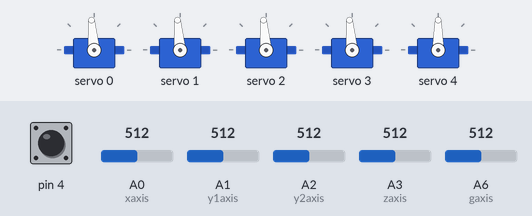
A sketch run on a simulated Arduino Nano, built with avr-gcc and run on an emulated ATmega328P. Parts: 5 × servo. The inputs (shaded band) are chosen by the test bench; at power-on: A0 (xaxis) = 512, A1 (y1axis) = 512, A2 (y2axis) = 512, pin 4 HIGH, A3 (zaxis) = 512, A6 (gaxis) = 512. What the sketch prints to the serial monitor is not drawn.

Above: at 1.7 s.
1.8 s: A0 (xaxis) set to 325
3.3 s: A0 (xaxis) set to 289
At 4.07 s:
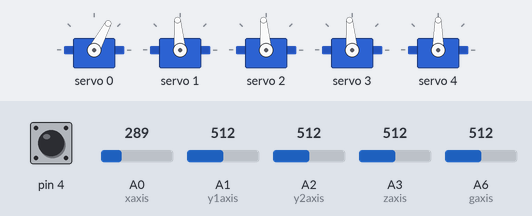
At 6.1 s:
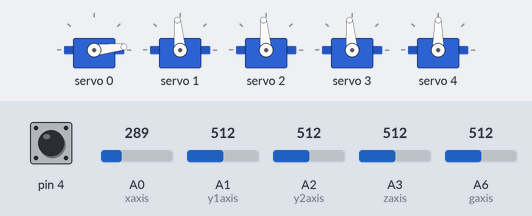
6.3 s: A1 (y1axis) set to 317
7.8 s: A1 (y1axis) set to 293
At 10.1 s:
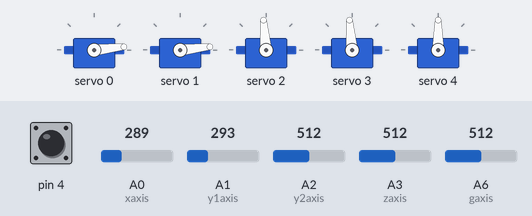
10.8 s: A2 (y2axis) set to 375
12.3 s: A2 (y2axis) set to 343
At 16.1 s:
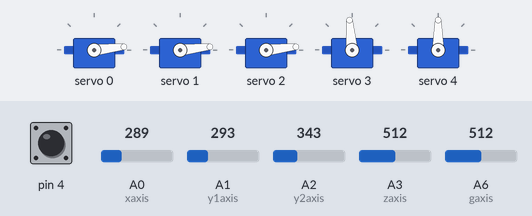
Timing chart, 0 to 16.3 s (numbered marks = the images above; inputs shaded):
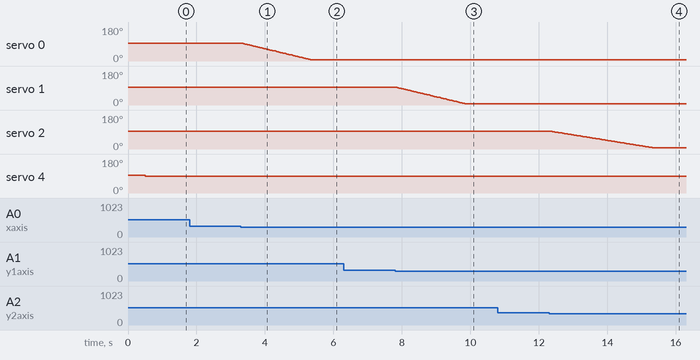

The sketch:

robotic_arm_v5.0.ino
```cpp
#include <Wire.h>
#include <Adafruit_PWMServoDriver.h>
#include <SoftwareSerial.h>
Adafruit_PWMServoDriver test = Adafruit_PWMServoDriver();
SoftwareSerial blue (2, 3);
#define xaxis A0
#define y1axis A1
#define y2axis A2
#define zaxis A3
#define gaxis A6
int x = 90;
int y1 = 90;
int y2 = 90;
int z = 90;
int g = 90;
int xraw = 375;
int y1raw = 375;
int y2raw = 375;
int zraw = 375;
int graw = 375;
int xmap = 90;
int y1map = 90;
int y2map = 90;
int zmap = 90;
int gmap = 90;
int xcount = 375;
int y1count = 375;
int y2count = 375;
int zcount = 375;
int gcount = 375;
void setup() {
  // put your setup code here, to run once:
  Serial.begin(9600);
  blue.begin(9600);
  test.begin();
  test.setPWMFreq(60);
  pinMode(xaxis, INPUT);
  pinMode(y1axis, INPUT);
  pinMode(y2axis, INPUT);
  pinMode(zaxis, INPUT);
  pinMode(gaxis, INPUT);
  pinMode(4, INPUT_PULLUP);
  resetmotor();
  delay(500);
}
void resetmotor()
{
  test.setPWM(0, 0, 375);
  test.setPWM(1, 0, 375);
  test.setPWM(2, 0, 375);
  test.setPWM(3, 0, 375);
  test.setPWM(4, 0, 375);
}
void loop() {
  int xin = map(analogRead(A0), 0, 1023, -10, 10);
  int y1in = map(analogRead(A1), 0, 1023, -10, 10);
  int y2in = map(analogRead(A2), 0, 1203, -10, 10);
  int zin = map(analogRead(A3), 0, 1023, 150, 600);
  int gin = map(analogRead(A6), 0, 1023, 200, 525);
  test.setPWM(4, 0, gin);
  delay(2);
  test.setPWM(3, 0, zin);
  delay(2);
  //Serial.println(xin);
  //Serial.println(y1in);
  //Serial.println(y2in);
  //Serial.println(zin);
  //Serial.println(gin);
  if (digitalRead(4) == LOW) resetmotor();
  if (xin >= 5)
  {
    Serial.println("X+");
    if (xcount < 600)
    {
      xcount++;
      test.setPWM(0, 0, xcount);
      delay(2);
    }
  }
  else if (xin <= -5)
  {
    Serial.println("X-");
    if (xcount > 150)
    {
      xcount--;
      test.setPWM(0, 0, xcount);
      delay(2);
    }
  }
  if (y1in >= 5)
  {
    Serial.println("Y+");
    if (y1count < 600)
    {
      y1count++;
      test.setPWM(1, 0, y1count);
      delay(2);
    }
  }
  else if (y1in <= -5)
  {
    Serial.println("Y-");
    if (y1count > 150)
    {
      y1count--;
      test.setPWM(1, 0, y1count);
      delay(2);
    }
  }

  if (y2in >= 5)
  {
    Serial.println("Y2+");
    if (y2count < 600)
    {
      y2count++;
      test.setPWM(2, 0, y2count);
      delay(2);
    }
  }
  else if (y2in <= -5)
  {
    Serial.println("Y2-");
     if (y2count > 150)
     {
        y2count--;
        test.setPWM(2, 0, y2count);
        delay(2);
     }
  }
  /*
  if (zin >= 5)
  {
    Serial.println("Z+");
    if (zcount < 600)
    {
      zcount++;
      test.setPWM(3, 0, zcount);
      delay(2);
    }
  }

  else if (zin <= -5)
  {
    Serial.println("Z-");
    if (zcount > 150)
    {
      zcount--;
      test.setPWM(3, 0, zcount);
      delay(2);
    }
  }
  */

  //motor();
}
```

Measured:
- the behaviour switches between 307 and 306 on A0 (xaxis) (found by bisection; images 0 and 1)
- the behaviour switches between 307 and 306 on A1 (y1axis) (found by bisection; images 2 and 3)
- the behaviour switches between 361 and 360 on A2 (y2axis) (found by bisection; images 3 and 4)
- after the input at 3.3 s, servo 0: moves from 95° to 6° over 2.0 s, starting at once
- after the input at 7.8 s, servo 1: moves from 95° to 6° over 2.0 s, starting at once
- after the input at 12.3 s, servo 2: moves from 95° to 6° over 3.0 s, starting at once
